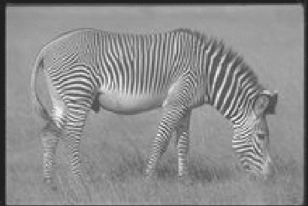
%> input picture project/input2.png, 308 x 206 px
$ octave main.m   (GNU Octave 9; MATLAB toolbox functions it lacks are replaced by stand-ins)
%> lines starting %> are read from the running program, lines starting %| are printed output that depends on the picture
### project/gaussian.m
function G = gaussian(sigma)

if sigma == 0,
    G = 1;
    return
end

r = round(3*sigma);

[x,y] = meshgrid(-r:r,-r:r);

G = exp(-(x.^2 + y.^2)/(2*sigma^2));

G = G / sum(sum(G));

end

### project/main.m
input = imread('input2.png');
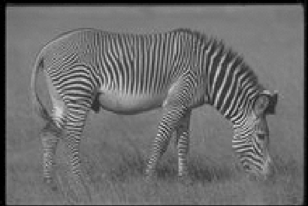
%> input: size 206x308 uint8; min 0, max 212, mean 108.2
% input = imread('tigre_2.jpg');
[H,W,L] = size(input);
%> H = 206; W = 308; L = 1

%% L*a*b* colorspace
if (L < 3),
    input = cat(3, input, input, input);
%> input: size 206x308x3 uint8
end
lab = lab2double(applycform(input, makecform('srgb2lab')));
%> lab: size 206x308x3 double; mean of channels 1, 2, 3 45.5, 0, 0

%% Gradient
gradX = filter2([-1, 0, 1], lab(:,:,1));
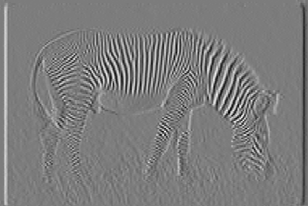
%> gradX: size 206x308 double; min -56.47, max 58.82, mean 0; drawn with min black and max white
gradY = filter2([-1, 0, 1]', lab(:,:,1));
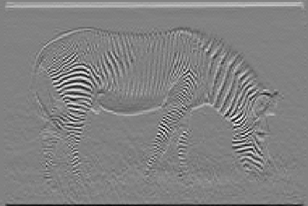
%> gradY: size 206x308 double; min -58.82, max 56.86, mean 0.1; drawn with min black and max white
grad = cat(3, gradY, gradX);

% Second-moment
grad2 = cat(3,grad(:,:,1).^2, grad(:,:,1).*grad(:,:,2), grad(:,:,1).*grad(:,:,2), grad(:,:,2).^2);
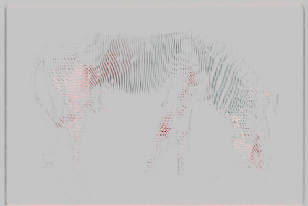
%> grad2: size 206x308x4 double; mean R, G, B, A 82.6, 6.3, 6.3, 104.3; transparent parts drawn white

%% Polarity

n_sigma = 8;
scales = (0:n_sigma-1)/2;

polarity = zeros([H,W, n_sigma]);
smoothed_polarity = zeros([H,W, n_sigma]);
mean_contrast = zeros(H,W);
M = zeros([n_sigma,H,W,4]);
phi = zeros([n_sigma,H,W,2]);

%> (the run ends here)
